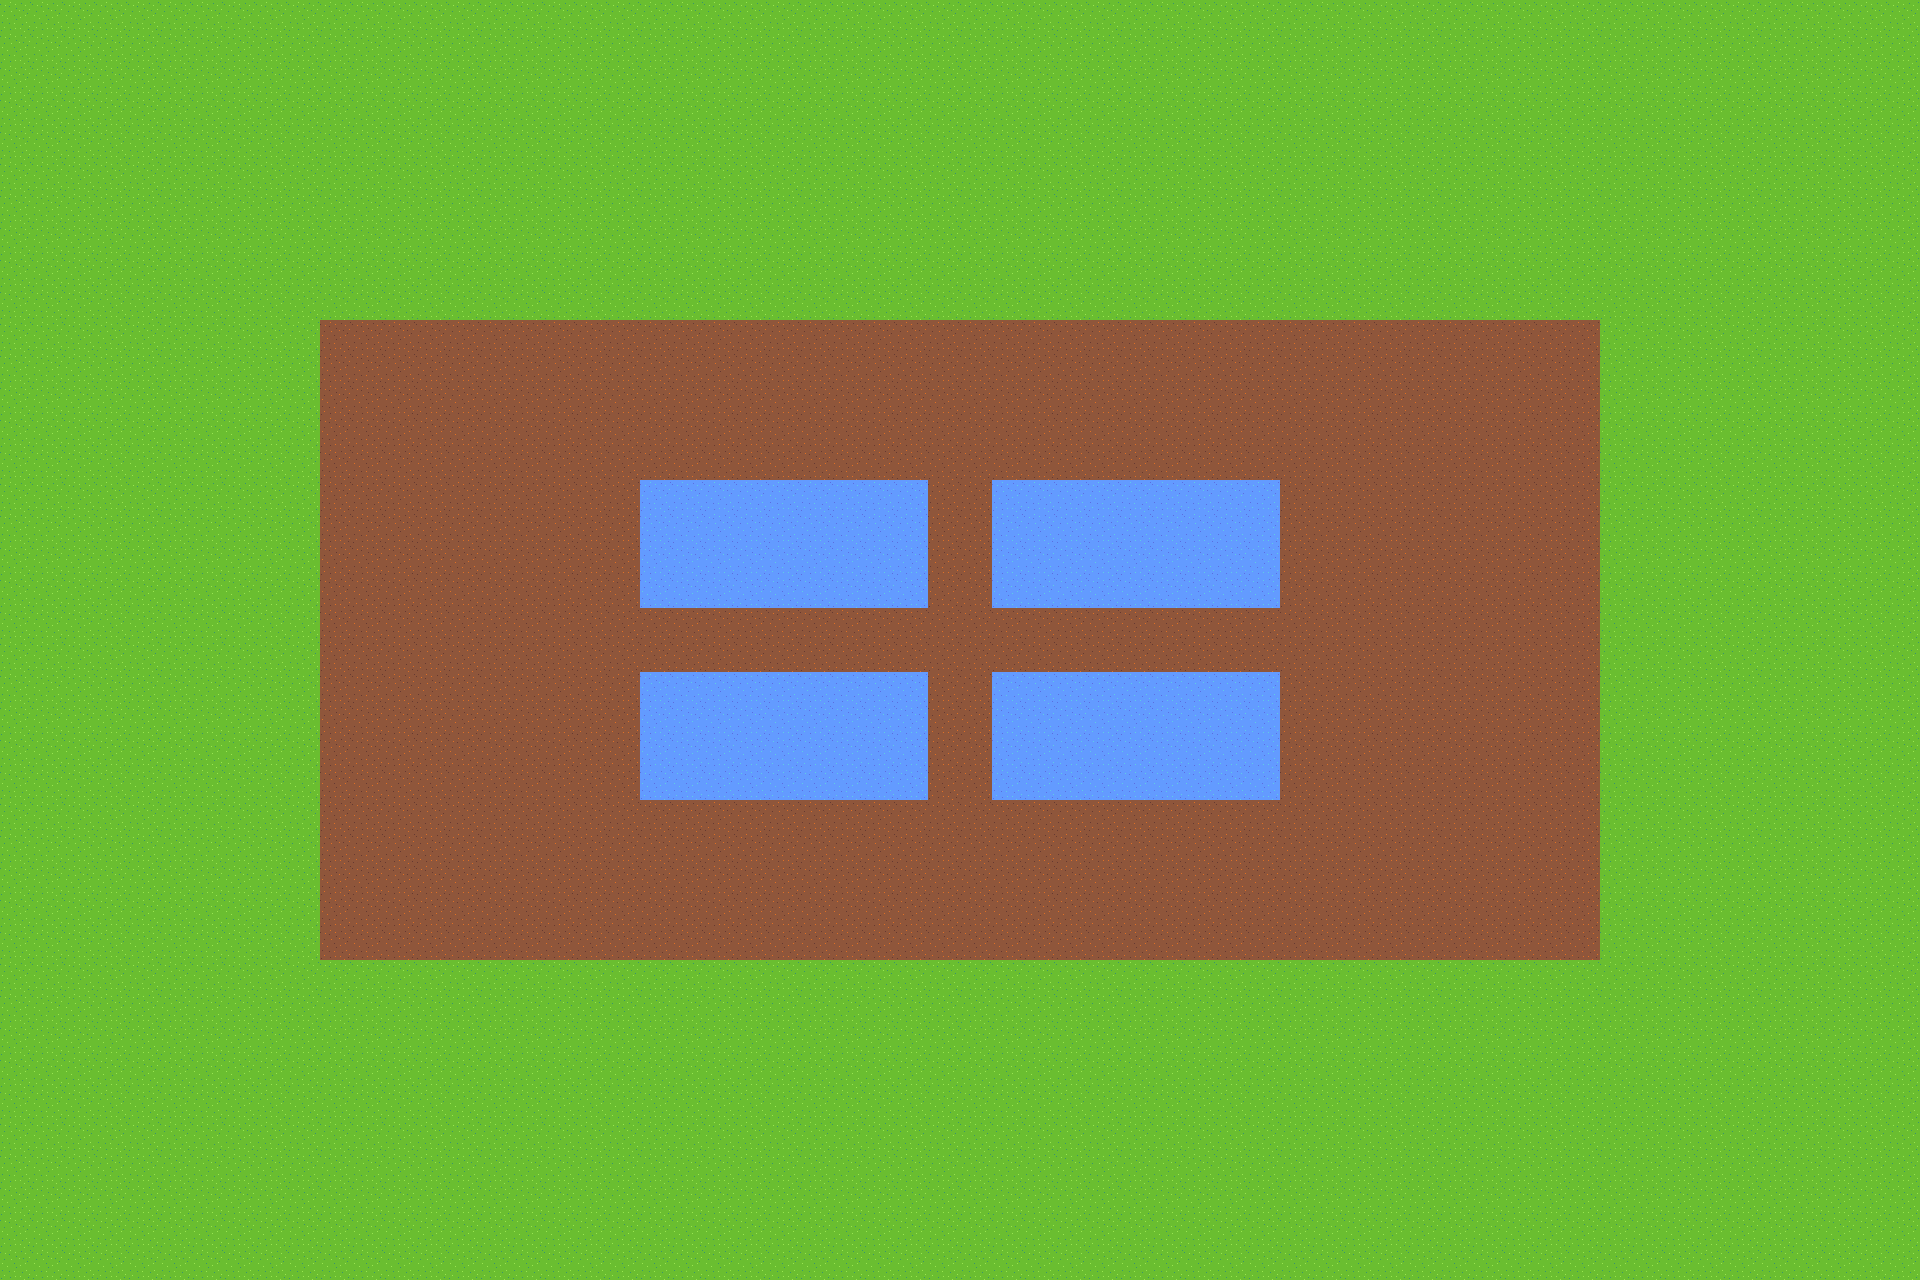

The image is a tile-based game level rendered from a .tmx file. Its description and source (layers, tilesets, objects; grid data summarised) follow:
An orthogonal 60x40 tile map with 32x32 px tiles, 2 tile layers (Background, Impassible).

<map version="1.10" tiledversion="1.11.2" orientation="orthogonal" renderorder="right-down" width="60" height="40" tilewidth="32" tileheight="32" infinite="0" nextlayerid="5" nextobjectid="2">
 <tileset firstgid="1" source="tile-atlas.tsx" />
 <layer id="1" name="Background" width="60" height="40">
  <data>[2400 cells, 2400 non-empty, 2 distinct tile ids]</data>
 </layer>
 <layer id="4" name="Impassible" width="60" height="40">
  <data>[2400 cells, 144 non-empty, 1 distinct tile ids]</data>
 </layer>
</map>
